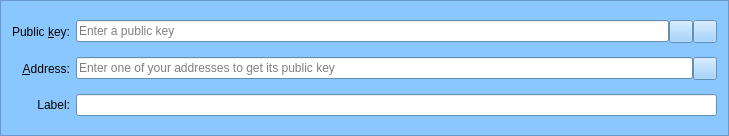
<?xml version="1.0" encoding="UTF-8"?>
<ui version="4.0">
 <class>MultisigAddressEntry</class>
 <widget class="QFrame" name="MultisigAddressEntry">
  <property name="geometry">
   <rect>
    <x>0</x>
    <y>0</y>
    <width>729</width>
    <height>136</height>
   </rect>
  </property>
  <property name="palette">
   <palette>
    <active>
     <colorrole role="WindowText">
      <brush brushstyle="SolidPattern">
       <color alpha="255">
        <red>0</red>
        <green>0</green>
        <blue>0</blue>
       </color>
      </brush>
     </colorrole>
     <colorrole role="Button">
      <brush brushstyle="SolidPattern">
       <color alpha="255">
        <red>138</red>
        <green>199</green>
        <blue>255</blue>
       </color>
      </brush>
     </colorrole>
     <colorrole role="Light">
      <brush brushstyle="SolidPattern">
       <color alpha="255">
        <red>255</red>
        <green>255</green>
        <blue>255</blue>
       </color>
      </brush>
     </colorrole>
     <colorrole role="Midlight">
      <brush brushstyle="SolidPattern">
       <color alpha="255">
        <red>196</red>
        <green>227</green>
        <blue>255</blue>
       </color>
      </brush>
     </colorrole>
     <colorrole role="Dark">
      <brush brushstyle="SolidPattern">
       <color alpha="255">
        <red>69</red>
        <green>99</green>
        <blue>127</blue>
       </color>
      </brush>
     </colorrole>
     <colorrole role="Mid">
      <brush brushstyle="SolidPattern">
       <color alpha="255">
        <red>92</red>
        <green>133</green>
        <blue>170</blue>
       </color>
      </brush>
     </colorrole>
     <colorrole role="Text">
      <brush brushstyle="SolidPattern">
       <color alpha="255">
        <red>0</red>
        <green>0</green>
        <blue>0</blue>
       </color>
      </brush>
     </colorrole>
     <colorrole role="BrightText">
      <brush brushstyle="SolidPattern">
       <color alpha="255">
        <red>255</red>
        <green>255</green>
        <blue>255</blue>
       </color>
      </brush>
     </colorrole>
     <colorrole role="ButtonText">
      <brush brushstyle="SolidPattern">
       <color alpha="255">
        <red>0</red>
        <green>0</green>
        <blue>0</blue>
       </color>
      </brush>
     </colorrole>
     <colorrole role="Base">
      <brush brushstyle="SolidPattern">
       <color alpha="255">
        <red>255</red>
        <green>255</green>
        <blue>255</blue>
       </color>
      </brush>
     </colorrole>
     <colorrole role="Window">
      <brush brushstyle="SolidPattern">
       <color alpha="255">
        <red>138</red>
        <green>199</green>
        <blue>255</blue>
       </color>
      </brush>
     </colorrole>
     <colorrole role="Shadow">
      <brush brushstyle="SolidPattern">
       <color alpha="255">
        <red>0</red>
        <green>0</green>
        <blue>0</blue>
       </color>
      </brush>
     </colorrole>
     <colorrole role="AlternateBase">
      <brush brushstyle="SolidPattern">
       <color alpha="255">
        <red>196</red>
        <green>227</green>
        <blue>255</blue>
       </color>
      </brush>
     </colorrole>
     <colorrole role="ToolTipBase">
      <brush brushstyle="SolidPattern">
       <color alpha="255">
        <red>255</red>
        <green>255</green>
        <blue>220</blue>
       </color>
      </brush>
     </colorrole>
     <colorrole role="ToolTipText">
      <brush brushstyle="SolidPattern">
       <color alpha="255">
        <red>0</red>
        <green>0</green>
        <blue>0</blue>
       </color>
      </brush>
     </colorrole>
    </active>
    <inactive>
     <colorrole role="WindowText">
      <brush brushstyle="SolidPattern">
       <color alpha="255">
        <red>0</red>
        <green>0</green>
        <blue>0</blue>
       </color>
      </brush>
     </colorrole>
     <colorrole role="Button">
      <brush brushstyle="SolidPattern">
       <color alpha="255">
        <red>138</red>
        <green>199</green>
        <blue>255</blue>
       </color>
      </brush>
     </colorrole>
     <colorrole role="Light">
      <brush brushstyle="SolidPattern">
       <color alpha="255">
        <red>255</red>
        <green>255</green>
        <blue>255</blue>
       </color>
      </brush>
     </colorrole>
     <colorrole role="Midlight">
      <brush brushstyle="SolidPattern">
       <color alpha="255">
        <red>196</red>
        <green>227</green>
        <blue>255</blue>
       </color>
      </brush>
     </colorrole>
     <colorrole role="Dark">
      <brush brushstyle="SolidPattern">
       <color alpha="255">
        <red>69</red>
        <green>99</green>
        <blue>127</blue>
       </color>
      </brush>
     </colorrole>
     <colorrole role="Mid">
      <brush brushstyle="SolidPattern">
       <color alpha="255">
        <red>92</red>
        <green>133</green>
        <blue>170</blue>
       </color>
      </brush>
     </colorrole>
     <colorrole role="Text">
      <brush brushstyle="SolidPattern">
       <color alpha="255">
        <red>0</red>
        <green>0</green>
        <blue>0</blue>
       </color>
      </brush>
     </colorrole>
     <colorrole role="BrightText">
      <brush brushstyle="SolidPattern">
       <color alpha="255">
        <red>255</red>
        <green>255</green>
        <blue>255</blue>
       </color>
      </brush>
     </colorrole>
     <colorrole role="ButtonText">
      <brush brushstyle="SolidPattern">
       <color alpha="255">
        <red>0</red>
        <green>0</green>
        <blue>0</blue>
       </color>
      </brush>
     </colorrole>
     <colorrole role="Base">
      <brush brushstyle="SolidPattern">
       <color alpha="255">
        <red>255</red>
        <green>255</green>
        <blue>255</blue>
       </color>
      </brush>
     </colorrole>
     <colorrole role="Window">
      <brush brushstyle="SolidPattern">
       <color alpha="255">
        <red>138</red>
        <green>199</green>
        <blue>255</blue>
       </color>
      </brush>
     </colorrole>
     <colorrole role="Shadow">
      <brush brushstyle="SolidPattern">
       <color alpha="255">
        <red>0</red>
        <green>0</green>
        <blue>0</blue>
       </color>
      </brush>
     </colorrole>
     <colorrole role="AlternateBase">
      <brush brushstyle="SolidPattern">
       <color alpha="255">
        <red>196</red>
        <green>227</green>
        <blue>255</blue>
       </color>
      </brush>
     </colorrole>
     <colorrole role="ToolTipBase">
      <brush brushstyle="SolidPattern">
       <color alpha="255">
        <red>255</red>
        <green>255</green>
        <blue>220</blue>
       </color>
      </brush>
     </colorrole>
     <colorrole role="ToolTipText">
      <brush brushstyle="SolidPattern">
       <color alpha="255">
        <red>0</red>
        <green>0</green>
        <blue>0</blue>
       </color>
      </brush>
     </colorrole>
    </inactive>
    <disabled>
     <colorrole role="WindowText">
      <brush brushstyle="SolidPattern">
       <color alpha="255">
        <red>69</red>
        <green>99</green>
        <blue>127</blue>
       </color>
      </brush>
     </colorrole>
     <colorrole role="Button">
      <brush brushstyle="SolidPattern">
       <color alpha="255">
        <red>138</red>
        <green>199</green>
        <blue>255</blue>
       </color>
      </brush>
     </colorrole>
     <colorrole role="Light">
      <brush brushstyle="SolidPattern">
       <color alpha="255">
        <red>255</red>
        <green>255</green>
        <blue>255</blue>
       </color>
      </brush>
     </colorrole>
     <colorrole role="Midlight">
      <brush brushstyle="SolidPattern">
       <color alpha="255">
        <red>196</red>
        <green>227</green>
        <blue>255</blue>
       </color>
      </brush>
     </colorrole>
     <colorrole role="Dark">
      <brush brushstyle="SolidPattern">
       <color alpha="255">
        <red>69</red>
        <green>99</green>
        <blue>127</blue>
       </color>
      </brush>
     </colorrole>
     <colorrole role="Mid">
      <brush brushstyle="SolidPattern">
       <color alpha="255">
        <red>92</red>
        <green>133</green>
        <blue>170</blue>
       </color>
      </brush>
     </colorrole>
     <colorrole role="Text">
      <brush brushstyle="SolidPattern">
       <color alpha="255">
        <red>69</red>
        <green>99</green>
        <blue>127</blue>
       </color>
      </brush>
     </colorrole>
     <colorrole role="BrightText">
      <brush brushstyle="SolidPattern">
       <color alpha="255">
        <red>255</red>
        <green>255</green>
        <blue>255</blue>
       </color>
      </brush>
     </colorrole>
     <colorrole role="ButtonText">
      <brush brushstyle="SolidPattern">
       <color alpha="255">
        <red>69</red>
        <green>99</green>
        <blue>127</blue>
       </color>
      </brush>
     </colorrole>
     <colorrole role="Base">
      <brush brushstyle="SolidPattern">
       <color alpha="255">
        <red>138</red>
        <green>199</green>
        <blue>255</blue>
       </color>
      </brush>
     </colorrole>
     <colorrole role="Window">
      <brush brushstyle="SolidPattern">
       <color alpha="255">
        <red>138</red>
        <green>199</green>
        <blue>255</blue>
       </color>
      </brush>
     </colorrole>
     <colorrole role="Shadow">
      <brush brushstyle="SolidPattern">
       <color alpha="255">
        <red>0</red>
        <green>0</green>
        <blue>0</blue>
       </color>
      </brush>
     </colorrole>
     <colorrole role="AlternateBase">
      <brush brushstyle="SolidPattern">
       <color alpha="255">
        <red>138</red>
        <green>199</green>
        <blue>255</blue>
       </color>
      </brush>
     </colorrole>
     <colorrole role="ToolTipBase">
      <brush brushstyle="SolidPattern">
       <color alpha="255">
        <red>255</red>
        <green>255</green>
        <blue>220</blue>
       </color>
      </brush>
     </colorrole>
     <colorrole role="ToolTipText">
      <brush brushstyle="SolidPattern">
       <color alpha="255">
        <red>0</red>
        <green>0</green>
        <blue>0</blue>
       </color>
      </brush>
     </colorrole>
    </disabled>
   </palette>
  </property>
  <property name="windowTitle">
   <string>Form</string>
  </property>
  <property name="frameShape">
   <enum>QFrame::StyledPanel</enum>
  </property>
  <property name="frameShadow">
   <enum>QFrame::Sunken</enum>
  </property>
  <layout class="QGridLayout" name="gridLayout">
   <item row="0" column="0">
    <widget class="QLabel" name="pubkeyLabel">
     <property name="text">
      <string>Public &amp;key:</string>
     </property>
     <property name="alignment">
      <set>Qt::AlignRight|Qt::AlignTrailing|Qt::AlignVCenter</set>
     </property>
     <property name="buddy">
      <cstring>pubkey</cstring>
     </property>
    </widget>
   </item>
   <item row="0" column="1">
    <layout class="QHBoxLayout" name="pubkeyLayout">
     <property name="spacing">
      <number>0</number>
     </property>
     <item>
      <widget class="QValidatedLineEdit" name="pubkey">
       <property name="toolTip">
        <string>The public key of an address</string>
       </property>
       <property name="placeholderText">
        <string>Enter a public key</string>
       </property>
      </widget>
     </item>
     <item>
      <widget class="QToolButton" name="pasteButton">
       <property name="toolTip">
        <string>Paste public key from clipboard</string>
       </property>
       <property name="text">
        <string/>
       </property>
       <property name="icon">
        <iconset resource="../bitcoin.qrc">
         <normaloff>:/icons/editpaste</normaloff>:/icons/editpaste</iconset>
       </property>
       <property name="shortcut">
        <string>Alt+P</string>
       </property>
      </widget>
     </item>
     <item>
      <widget class="QToolButton" name="deleteButton">
       <property name="toolTip">
        <string>Remove this public key</string>
       </property>
       <property name="text">
        <string/>
       </property>
       <property name="icon">
        <iconset resource="../bitcoin.qrc">
         <normaloff>:/icons/remove</normaloff>:/icons/remove</iconset>
       </property>
      </widget>
     </item>
    </layout>
   </item>
   <item row="1" column="0">
    <widget class="QLabel" name="addressLabel">
     <property name="text">
      <string>&amp;Address:</string>
     </property>
     <property name="alignment">
      <set>Qt::AlignRight|Qt::AlignTrailing|Qt::AlignVCenter</set>
     </property>
     <property name="buddy">
      <cstring>address</cstring>
     </property>
    </widget>
   </item>
   <item row="1" column="1">
    <layout class="QHBoxLayout" name="addressLayout">
     <property name="spacing">
      <number>0</number>
     </property>
     <item>
      <widget class="QValidatedLineEdit" name="address">
       <property name="enabled">
        <bool>true</bool>
       </property>
       <property name="toolTip">
        <string>Address associated to the public key</string>
       </property>
       <property name="placeholderText">
        <string>Enter one of your addresses to get its public key</string>
       </property>
      </widget>
     </item>
     <item>
      <widget class="QToolButton" name="addressBookButton">
       <property name="toolTip">
        <string>Choose address from address book</string>
       </property>
       <property name="text">
        <string/>
       </property>
       <property name="icon">
        <iconset resource="../bitcoin.qrc">
         <normaloff>:/icons/address-book</normaloff>:/icons/address-book</iconset>
       </property>
       <property name="shortcut">
        <string>Alt+A</string>
       </property>
      </widget>
     </item>
    </layout>
   </item>
   <item row="2" column="0">
    <widget class="QLabel" name="labelLabel">
     <property name="text">
      <string>Label:</string>
     </property>
     <property name="alignment">
      <set>Qt::AlignRight|Qt::AlignTrailing|Qt::AlignVCenter</set>
     </property>
    </widget>
   </item>
   <item row="2" column="1">
    <widget class="QValidatedLineEdit" name="label">
     <property name="enabled">
      <bool>true</bool>
     </property>
     <property name="toolTip">
      <string/>
     </property>
     <property name="readOnly">
      <bool>true</bool>
     </property>
    </widget>
   </item>
  </layout>
 </widget>
 <customwidgets>
  <customwidget>
   <class>QValidatedLineEdit</class>
   <extends>QLineEdit</extends>
   <header>qvalidatedlineedit.h</header>
  </customwidget>
 </customwidgets>
 <resources>
  <include location="../bitcoin.qrc"/>
 </resources>
 <connections/>
</ui>
